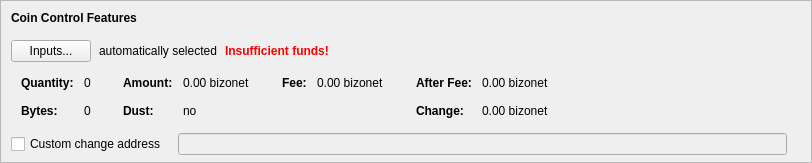
    <widget class="QFrame" name="frameCoinControl">
     <property name="sizePolicy">
      <sizepolicy hsizetype="Expanding" vsizetype="Expanding">
       <horstretch>0</horstretch>
       <verstretch>0</verstretch>
      </sizepolicy>
     </property>
     <property name="maximumSize">
      <size>
       <width>16777215</width>
       <height>16777215</height>
      </size>
     </property>
     <property name="frameShape">
      <enum>QFrame::StyledPanel</enum>
     </property>
     <property name="frameShadow">
      <enum>QFrame::Sunken</enum>
     </property>
     <layout class="QVBoxLayout" name="verticalLayoutCoinControl2">
      <property name="spacing">
       <number>0</number>
      </property>
      <property name="leftMargin">
       <number>0</number>
      </property>
      <property name="topMargin">
       <number>0</number>
      </property>
      <property name="rightMargin">
       <number>0</number>
      </property>
      <property name="bottomMargin">
       <number>6</number>
      </property>
      <item>
       <layout class="QVBoxLayout" name="verticalLayoutCoinControl" stretch="0,0,0,0,1">
        <property name="spacing">
         <number>0</number>
        </property>
        <property name="leftMargin">
         <number>10</number>
        </property>
        <property name="topMargin">
         <number>10</number>
        </property>
        <item>
         <layout class="QHBoxLayout" name="horizontalLayoutCoinControl1">
          <property name="bottomMargin">
           <number>15</number>
          </property>
          <item>
           <widget class="QLabel" name="labelCoinControlFeatures">
            <property name="sizePolicy">
             <sizepolicy hsizetype="Preferred" vsizetype="Maximum">
              <horstretch>0</horstretch>
              <verstretch>0</verstretch>
             </sizepolicy>
            </property>
            <property name="font">
             <font>
              <weight>75</weight>
              <bold>true</bold>
             </font>
            </property>
            <property name="styleSheet">
             <string notr="true">font-weight:bold;</string>
            </property>
            <property name="text">
             <string>Coin Control Features</string>
            </property>
           </widget>
          </item>
         </layout>
        </item>
        <item>
         <layout class="QHBoxLayout" name="horizontalLayoutCoinControl2" stretch="0,0,0,0">
          <property name="spacing">
           <number>8</number>
          </property>
          <property name="bottomMargin">
           <number>10</number>
          </property>
          <item>
           <widget class="QPushButton" name="pushButtonCoinControl">
            <property name="styleSheet">
             <string notr="true"/>
            </property>
            <property name="text">
             <string>Inputs...</string>
            </property>
            <property name="autoDefault">
             <bool>false</bool>
            </property>
           </widget>
          </item>
          <item>
           <widget class="QLabel" name="labelCoinControlAutomaticallySelected">
            <property name="text">
             <string>automatically selected</string>
            </property>
            <property name="margin">
             <number>5</number>
            </property>
           </widget>
          </item>
          <item>
           <widget class="QLabel" name="labelCoinControlInsuffFunds">
            <property name="font">
             <font>
              <weight>75</weight>
              <bold>true</bold>
             </font>
            </property>
            <property name="styleSheet">
             <string notr="true">color:red;font-weight:bold;</string>
            </property>
            <property name="text">
             <string>Insufficient funds!</string>
            </property>
            <property name="margin">
             <number>5</number>
            </property>
           </widget>
          </item>
          <item>
           <spacer name="horizontalSpacerCoinControl">
            <property name="orientation">
             <enum>Qt::Horizontal</enum>
            </property>
            <property name="sizeHint" stdset="0">
             <size>
              <width>40</width>
              <height>1</height>
             </size>
            </property>
           </spacer>
          </item>
         </layout>
        </item>
        <item>
         <widget class="QWidget" name="widgetCoinControl" native="true">
          <property name="sizePolicy">
           <sizepolicy hsizetype="Preferred" vsizetype="Preferred">
            <horstretch>0</horstretch>
            <verstretch>0</verstretch>
           </sizepolicy>
          </property>
          <property name="minimumSize">
           <size>
            <width>0</width>
            <height>0</height>
           </size>
          </property>
          <property name="styleSheet">
           <string notr="true"/>
          </property>
          <layout class="QHBoxLayout" name="horizontalLayoutCoinControl5">
           <property name="leftMargin">
            <number>0</number>
           </property>
           <property name="topMargin">
            <number>0</number>
           </property>
           <property name="rightMargin">
            <number>0</number>
           </property>
           <property name="bottomMargin">
            <number>0</number>
           </property>
           <item>
            <layout class="QHBoxLayout" name="horizontalLayoutCoinControl3" stretch="0,0,0,1">
             <property name="spacing">
              <number>20</number>
             </property>
             <property name="topMargin">
              <number>0</number>
             </property>
             <property name="bottomMargin">
              <number>10</number>
             </property>
             <item>
              <layout class="QFormLayout" name="formLayoutCoinControl1">
               <property name="horizontalSpacing">
                <number>10</number>
               </property>
               <property name="verticalSpacing">
                <number>14</number>
               </property>
               <property name="leftMargin">
                <number>10</number>
               </property>
               <property name="topMargin">
                <number>4</number>
               </property>
               <property name="rightMargin">
                <number>6</number>
               </property>
               <item row="0" column="0">
                <widget class="QLabel" name="labelCoinControlQuantityText">
                 <property name="font">
                  <font>
                   <weight>75</weight>
                   <bold>true</bold>
                  </font>
                 </property>
                 <property name="text">
                  <string>Quantity:</string>
                 </property>
                 <property name="margin">
                  <number>0</number>
                 </property>
                </widget>
               </item>
               <item row="0" column="1">
                <widget class="QLabel" name="labelCoinControlQuantity">
                 <property name="cursor">
                  <cursorShape>IBeamCursor</cursorShape>
                 </property>
                 <property name="contextMenuPolicy">
                  <enum>Qt::ActionsContextMenu</enum>
                 </property>
                 <property name="text">
                  <string notr="true">0</string>
                 </property>
                 <property name="margin">
                  <number>0</number>
                 </property>
                 <property name="textInteractionFlags">
                  <set>Qt::LinksAccessibleByMouse|Qt::TextSelectableByKeyboard|Qt::TextSelectableByMouse</set>
                 </property>
                </widget>
               </item>
               <item row="1" column="0">
                <widget class="QLabel" name="labelCoinControlBytesText">
                 <property name="font">
                  <font>
                   <weight>75</weight>
                   <bold>true</bold>
                  </font>
                 </property>
                 <property name="text">
                  <string>Bytes:</string>
                 </property>
                </widget>
               </item>
               <item row="1" column="1">
                <widget class="QLabel" name="labelCoinControlBytes">
                 <property name="cursor">
                  <cursorShape>IBeamCursor</cursorShape>
                 </property>
                 <property name="contextMenuPolicy">
                  <enum>Qt::ActionsContextMenu</enum>
                 </property>
                 <property name="text">
                  <string notr="true">0</string>
                 </property>
                 <property name="textInteractionFlags">
                  <set>Qt::LinksAccessibleByMouse|Qt::TextSelectableByKeyboard|Qt::TextSelectableByMouse</set>
                 </property>
                </widget>
               </item>
              </layout>
             </item>
             <item>
              <layout class="QFormLayout" name="formLayoutCoinControl2">
               <property name="horizontalSpacing">
                <number>10</number>
               </property>
               <property name="verticalSpacing">
                <number>14</number>
               </property>
               <property name="leftMargin">
                <number>6</number>
               </property>
               <property name="topMargin">
                <number>4</number>
               </property>
               <property name="rightMargin">
                <number>6</number>
               </property>
               <item row="0" column="0">
                <widget class="QLabel" name="labelCoinControlAmountText">
                 <property name="font">
                  <font>
                   <weight>75</weight>
                   <bold>true</bold>
                  </font>
                 </property>
                 <property name="text">
                  <string>Amount:</string>
                 </property>
                 <property name="margin">
                  <number>0</number>
                 </property>
                </widget>
               </item>
               <item row="0" column="1">
                <widget class="QLabel" name="labelCoinControlAmount">
                 <property name="cursor">
                  <cursorShape>IBeamCursor</cursorShape>
                 </property>
                 <property name="contextMenuPolicy">
                  <enum>Qt::ActionsContextMenu</enum>
                 </property>
                 <property name="text">
                  <string notr="true">0.00 bizonet</string>
                 </property>
                 <property name="textInteractionFlags">
                  <set>Qt::LinksAccessibleByMouse|Qt::TextSelectableByKeyboard|Qt::TextSelectableByMouse</set>
                 </property>
                </widget>
               </item>
               <item row="1" column="0">
                <widget class="QLabel" name="labelCoinControlLowOutputText">
                 <property name="font">
                  <font>
                   <weight>75</weight>
                   <bold>true</bold>
                  </font>
                 </property>
                 <property name="text">
                  <string>Dust:</string>
                 </property>
                </widget>
               </item>
               <item row="1" column="1">
                <widget class="QLabel" name="labelCoinControlLowOutput">
                 <property name="cursor">
                  <cursorShape>IBeamCursor</cursorShape>
                 </property>
                 <property name="contextMenuPolicy">
                  <enum>Qt::ActionsContextMenu</enum>
                 </property>
                 <property name="text">
                  <string notr="true">no</string>
                 </property>
                 <property name="textInteractionFlags">
                  <set>Qt::LinksAccessibleByMouse|Qt::TextSelectableByKeyboard|Qt::TextSelectableByMouse</set>
                 </property>
                </widget>
               </item>
              </layout>
             </item>
             <item>
              <layout class="QFormLayout" name="formLayoutCoinControl3">
               <property name="horizontalSpacing">
                <number>10</number>
               </property>
               <property name="verticalSpacing">
                <number>14</number>
               </property>
               <property name="leftMargin">
                <number>6</number>
               </property>
               <property name="topMargin">
                <number>4</number>
               </property>
               <property name="rightMargin">
                <number>6</number>
               </property>
               <item row="0" column="0">
                <widget class="QLabel" name="labelCoinControlFeeText">
                 <property name="font">
                  <font>
                   <weight>75</weight>
                   <bold>true</bold>
                  </font>
                 </property>
                 <property name="text">
                  <string>Fee:</string>
                 </property>
                 <property name="margin">
                  <number>0</number>
                 </property>
                </widget>
               </item>
               <item row="0" column="1">
                <widget class="QLabel" name="labelCoinControlFee">
                 <property name="cursor">
                  <cursorShape>IBeamCursor</cursorShape>
                 </property>
                 <property name="contextMenuPolicy">
                  <enum>Qt::ActionsContextMenu</enum>
                 </property>
                 <property name="text">
                  <string notr="true">0.00 bizonet</string>
                 </property>
                 <property name="textInteractionFlags">
                  <set>Qt::LinksAccessibleByMouse|Qt::TextSelectableByKeyboard|Qt::TextSelectableByMouse</set>
                 </property>
                </widget>
               </item>
             </layout>
             </item>
             <item>
              <layout class="QFormLayout" name="formLayoutCoinControl4">
               <property name="horizontalSpacing">
                <number>10</number>
               </property>
               <property name="verticalSpacing">
                <number>14</number>
               </property>
               <property name="leftMargin">
                <number>6</number>
               </property>
               <property name="topMargin">
                <number>4</number>
               </property>
               <property name="rightMargin">
                <number>6</number>
               </property>
               <item row="0" column="0">
                <widget class="QLabel" name="labelCoinControlAfterFeeText">
                 <property name="font">
                  <font>
                   <weight>75</weight>
                   <bold>true</bold>
                  </font>
                 </property>
                 <property name="text">
                  <string>After Fee:</string>
                 </property>
                 <property name="margin">
                  <number>0</number>
                 </property>
                </widget>
               </item>
               <item row="0" column="1">
                <widget class="QLabel" name="labelCoinControlAfterFee">
                 <property name="cursor">
                  <cursorShape>IBeamCursor</cursorShape>
                 </property>
                 <property name="contextMenuPolicy">
                  <enum>Qt::ActionsContextMenu</enum>
                 </property>
                 <property name="text">
                  <string notr="true">0.00 bizonet</string>
                 </property>
                 <property name="textInteractionFlags">
                  <set>Qt::LinksAccessibleByMouse|Qt::TextSelectableByKeyboard|Qt::TextSelectableByMouse</set>
                 </property>
                </widget>
               </item>
               <item row="1" column="0">
                <widget class="QLabel" name="labelCoinControlChangeText">
                 <property name="font">
                  <font>
                   <weight>75</weight>
                   <bold>true</bold>
                  </font>
                 </property>
                 <property name="text">
                  <string>Change:</string>
                 </property>
                </widget>
               </item>
               <item row="1" column="1">
                <widget class="QLabel" name="labelCoinControlChange">
                 <property name="cursor">
                  <cursorShape>IBeamCursor</cursorShape>
                 </property>
                 <property name="contextMenuPolicy">
                  <enum>Qt::ActionsContextMenu</enum>
                 </property>
                 <property name="text">
                  <string notr="true">0.00 bizonet</string>
                 </property>
                 <property name="textInteractionFlags">
                  <set>Qt::LinksAccessibleByMouse|Qt::TextSelectableByKeyboard|Qt::TextSelectableByMouse</set>
                 </property>
                </widget>
               </item>
              </layout>
             </item>
            </layout>
           </item>
          </layout>
         </widget>
        </item>
        <item>
         <layout class="QHBoxLayout" name="horizontalLayoutCoinControl4" stretch="0,0,0">
          <property name="spacing">
           <number>12</number>
          </property>
          <property name="sizeConstraint">
           <enum>QLayout::SetDefaultConstraint</enum>
          </property>
          <property name="topMargin">
           <number>5</number>
          </property>
          <property name="rightMargin">
           <number>5</number>
          </property>
          <item>
           <widget class="QCheckBox" name="checkBoxCoinControlChange">
            <property name="toolTip">
             <string>If this is activated, but the change address is empty or invalid, change will be sent to a newly generated address.</string>
            </property>
            <property name="text">
             <string>Custom change address</string>
            </property>
           </widget>
          </item>
          <item>
           <widget class="QValidatedLineEdit" name="lineEditCoinControlChange">
            <property name="enabled">
             <bool>false</bool>
            </property>
            <property name="sizePolicy">
             <sizepolicy hsizetype="Expanding" vsizetype="Fixed">
              <horstretch>0</horstretch>
              <verstretch>0</verstretch>
             </sizepolicy>
            </property>
           </widget>
          </item>
          <item>
           <widget class="QLabel" name="labelCoinControlChangeLabel">
            <property name="sizePolicy">
             <sizepolicy hsizetype="Preferred" vsizetype="Expanding">
              <horstretch>0</horstretch>
              <verstretch>0</verstretch>
             </sizepolicy>
            </property>
            <property name="minimumSize">
             <size>
              <width>0</width>
              <height>0</height>
             </size>
            </property>
            <property name="text">
             <string/>
            </property>
            <property name="margin">
             <number>3</number>
            </property>
           </widget>
          </item>
         </layout>
        </item>
        <item>
         <spacer name="verticalSpacerCoinControl">
          <property name="orientation">
           <enum>Qt::Vertical</enum>
          </property>
          <property name="sizeHint" stdset="0">
           <size>
            <width>800</width>
            <height>1</height>
           </size>
          </property>
         </spacer>
        </item>
       </layout>
      </item>
     </layout>
    </widget>
